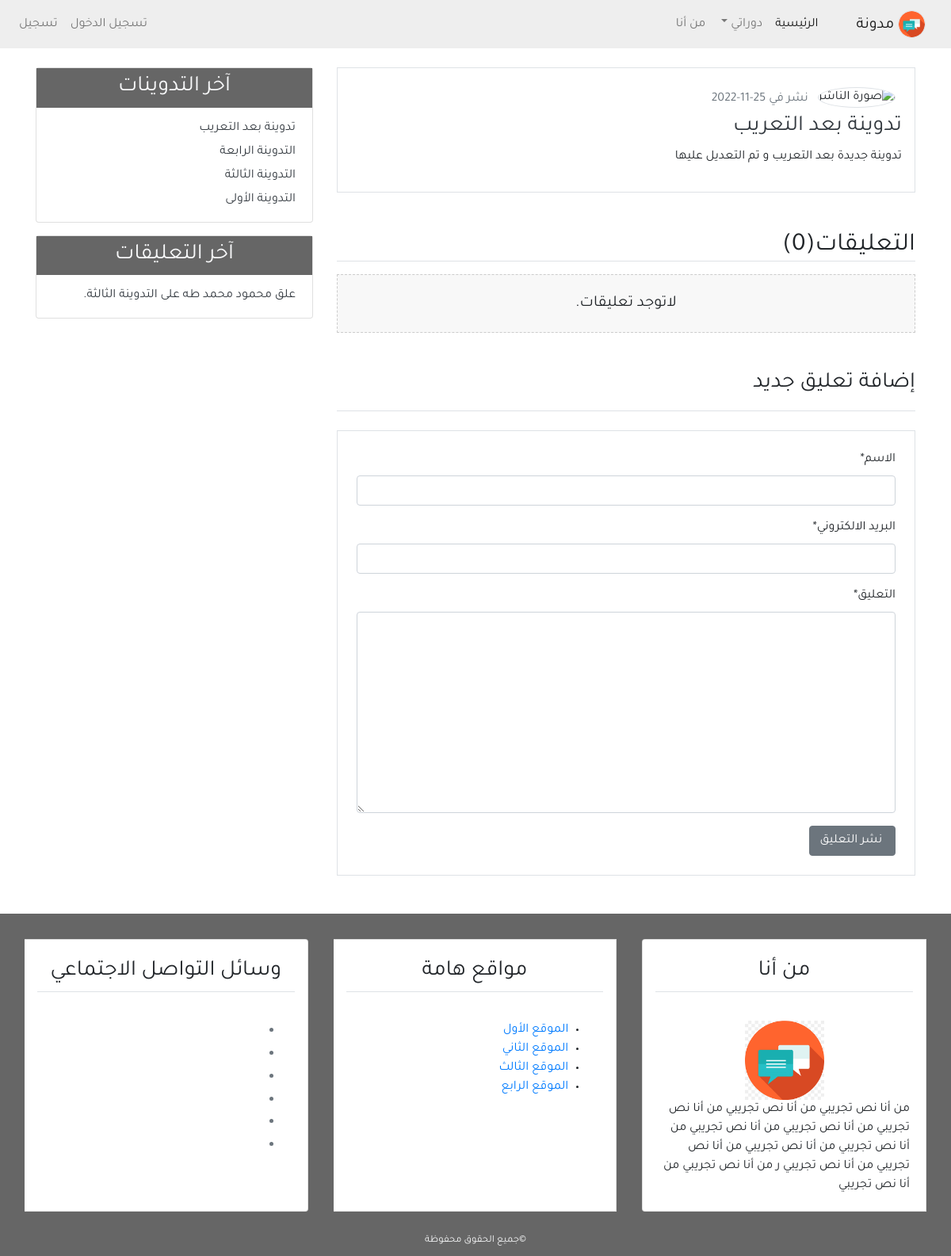
The app's page /detail/13/ with its own data.
### blog/models.py (models this page shows, shortened)
class Post(models.Model):
    title = models.CharField(max_length=100)
    content = models.TextField()
    post_date = models.DateTimeField(default=timezone.now)
    post_updated = models.DateTimeField(auto_now=True)
    author = models.ForeignKey(User, on_delete=models.CASCADE, related_name='author')
    def __str__(self):
        return self.title
    class Meta:
        ordering = ('-post_date',)
        verbose_name = ("Post")
        verbose_name_plural = ("Posts")

class Comment(models.Model):
    name = models.CharField(max_length=50, verbose_name="الاسم")
    email = models.EmailField(verbose_name='البريد الالكتروني')
    body = models.TextField(verbose_name='التعليق')
    comment_date = models.DateTimeField(auto_now_add=True)
    active = models.BooleanField(default=False)
    post = models.ForeignKey(Post, on_delete=models.CASCADE, related_name="comments")
    class Meta:
        ordering = ('-comment_date',)
        verbose_name = ("Comment")
        verbose_name_plural = ("Comments")
    def __str__(self):
        return 'علق {} على {}.' .format(self.name, self.post)

### blog/views.py (the view)
# urls.py: path('detail/<int:post_id>/', views.post_detail, name='detail'),
def post_detail(request, post_id):
    post = get_object_or_404(Post, pk=post_id)
    comments = post.comments.filter(active=True)
    if request.method =='POST':
        comment_form = NewComment(data=request.POST)
        if comment_form.is_valid():
            new_comment = comment_form.save(commit=False)
            new_comment.post = post
            new_comment.save()
            comment_form = NewComment()
    else:
        comment_form = NewComment()
    context = {
        'title': post.title,
        'post' : post,
        'comments' : comments,
        'comment_form': comment_form,
    }
    return render(request, 'blog/detail.html', context)

### blog/forms.py
class NewComment(forms.ModelForm):
    class Meta:
        model = Comment
        fields = ('name', 'email', 'body')

### blog/templatetags/post_tag.py (called while the page is built)
@register.inclusion_tag('blog/latest_posts.html')
def latest_posts():
    l_posts = Post.objects.all()[0:5]
    context = {
        'l_posts': l_posts,
    }
    return context

@register.inclusion_tag('blog/latest_comments.html')
def latest_comments():
    l_comments = Comment.objects.filter(active=True)[0:5]
    context = {
        'l_comments': l_comments,
    }
    return context

### blog/templates/blog/detail.html (shortened to what this page needs)
{% extends 'blog/base.html' %}
{% load static %}
{% block content %}
{% load crispy_forms_tags %}
    <div class="border mb-3 p-3">
        <img class="img-fluid rounded-circle border m-2" style="width: 120px; height: 120px;" src="{{user.profile.image.url}}" alt="صورة الناشر" />
        <span class="text-secondary">نشر في {{post.post_date|date:'d-m-Y'}}</span>
        <h3><a class="text-dark">{{ post.title }}</a></h3>
        <p>{{ post.content }}</p>
    </div>
    <div class="">
        <h2 class="border-bottom mt-5 mb-3">التعليقات({{comments.count}})</h2>
        {% for comment in comments %}
        <ul class="p-3 comment">
            <h6 class="border-bottom p-2">( {{ comment.name}} ) <span class="text-secondary">
                {{comment.comment_date|date:'d-m-Y'}}
            </span></h6>
            {{ comment.body }}
        </ul>
        {% empty %}
            <h5 class="text-center p-4 comment">لاتوجد تعليقات.</h5>
        {% endfor %}
    </div>
    <h3 class="border-bottom pb-3 mb-3 mt-5">إضافة تعليق جديد</h3>
    <div class="border p-4 mb-5 mt-4">
    <form method="POST">
        {{comment_form|crispy}}
        <input class="btn btn-secondary" value=" نشر التعليق" type="submit">
    </form>
    </div>
{% endblock content %}

### blog/templates/blog/latest_posts.html
<ul class="list-group-flush latest-post">
    {% for post in l_posts %}
        <a href="{% url 'blog:detail' post.id %}" class="text-dark">
            <li class="list-group-item latest-post-item">
                {{ post.title }}</li>
        </a>
    {% endfor %}
</ul>

### blog/templates/blog/latest_comments.html
<ul class="list-group-flush latest-comment">
    {% for comment in l_comments %}
        <a href="{% url 'blog:detail' comment.post.id %}" class="text-dark">
            <li class="list-group-item latest-comment-item">
                {{ comment }}</li>
        </a>
        {% empty %}
        <li class="list-group-item latest-comment-item">لا يوجد تعليقات</li>
    {% endfor %}
</ul>

### blog/static/blog/css/main.css (style rules this page uses)
html, body { direction: rtl; text-align: right; }
body { font-family: 'Tajawal', sans-serif; }
.latest-post, .latest-comment { padding: 0 15px; }
.latest-post .latest-post-item, .latest-comment .latest-comment-item { padding: 6px; }
.latest-post li:first-child, .latest-comment li:first-child { border-top: 0; }
.latest-post li:last-child, .latest-comment li:last-child { border-bottom: 0; padding-bottom: 0; }
.comment { background-color: #f8f8f8; border: 1px dashed #ccc; }

### records on screen
Post: post_date "25-11-2022", title "تدوينة بعد التعريب", content "تدوينة جديدة بعد التعريب و تم التعديل عليها"
Post: title "التدوينة الرابعة"
Post: title "التدوينة الثالثة"
Post: title "التدوينة الأولى"
Comment: name+post "علق محمود محمد طه على التدوينة الثالثة."

### other values on screen
{{ comments.count }} "0"
